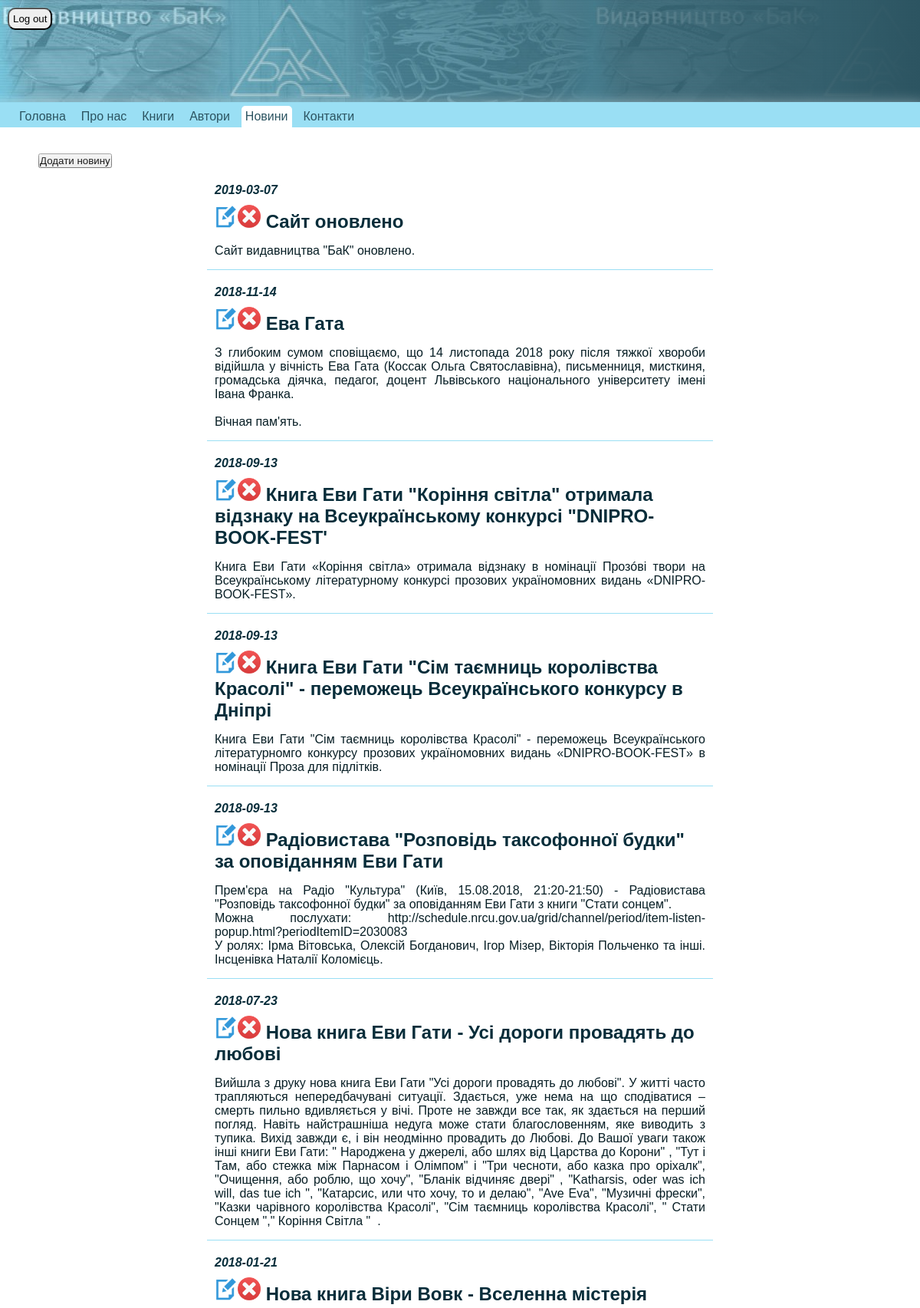
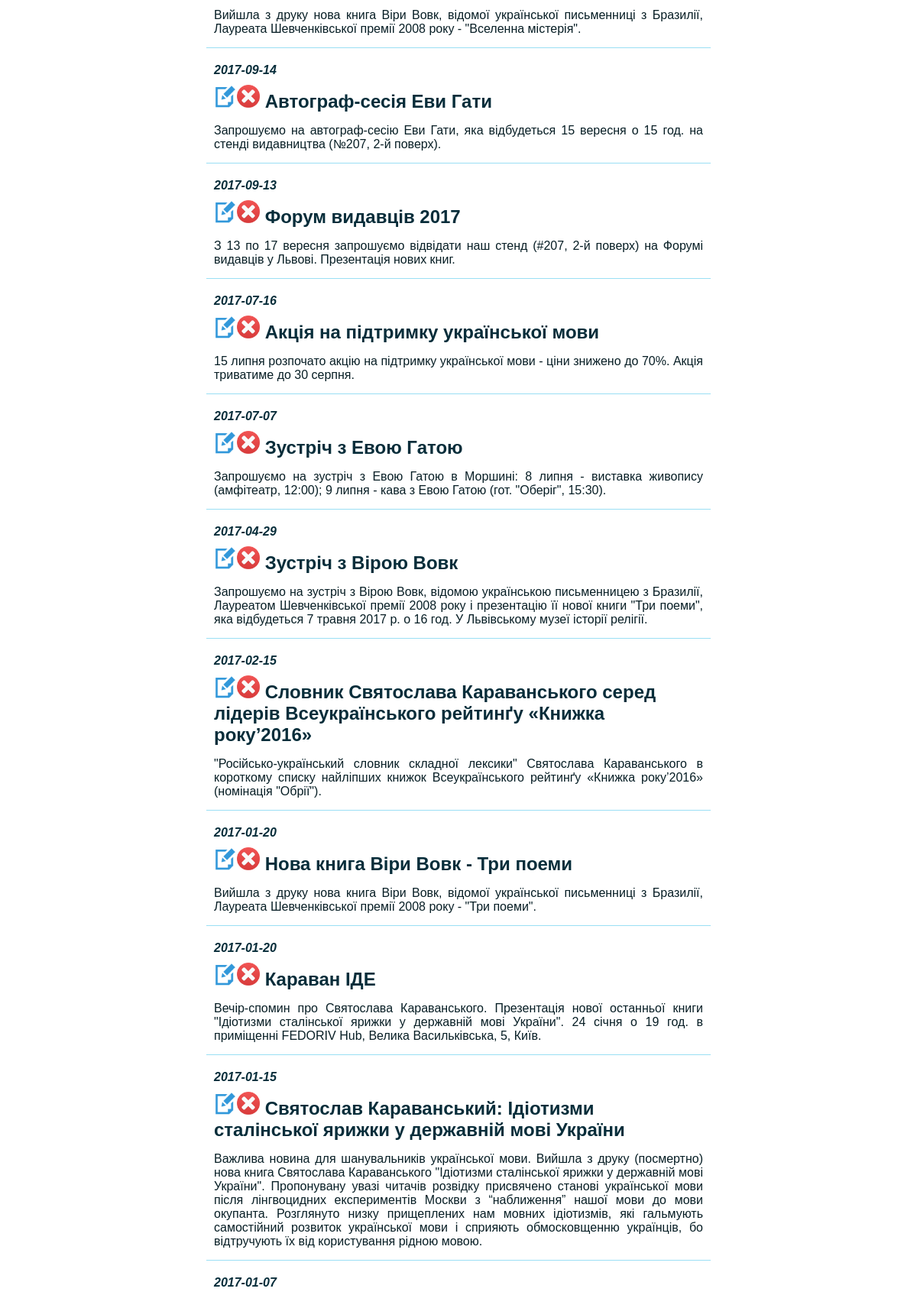
/news/index.php (signed in, upper part), run on the app's committed database (2 pictures, top to bottom).
### tables this page shows
CREATE TABLE `news` (
  `news_id` int(11) unsigned NOT NULL AUTO_INCREMENT,
  `header` varchar(100) DEFAULT '',
  `content` mediumtext,
  `date` date DEFAULT '0000-00-00',
  `hits` int(11) unsigned DEFAULT '0',
  `deleted` tinyint(1) unsigned NOT NULL DEFAULT '0',
  `picture` varchar(50) DEFAULT NULL,
  PRIMARY KEY (`news_id`)
);

### php_ajax/connect.php (called while the page is built, shortened)
<?
    function getLogin() {
        if (isset($_SESSION)) {
            if ($_SESSION['login']) return true;
        }
        return false;
    }
    function getQuery($table, $query = '') {
    return mysql_query("SELECT * FROM {$table} {$query}", $GLOBALS['db']);
    }
?>

### news/index.php (called while the page is built, shortened)
<?
require_once "../template/template.php";
?>

### template/news_view.php (the view, shortened to what this page needs)
<?
    $query = getQuery('news', 'order by date desc');
    $news = array();
    while ($cRecord = mysql_fetch_assoc($query)) {
        $news[] = $cRecord;
    }
    $login = getLogin();
    if ($login) {
        echo "<button type='button' id='news-add'> Додати новину </button><br>";
    };
    foreach($news as $key=>$value) {
            $value[header] = strip_tags($value[header],'<br>');
            $value[date] = strip_tags($value[date],'<br>');
            $value[content] = strip_tags($value[content],'<br>');
            $btns = '';
            if ($login) $btns = "<img class='edit-button' id='news-edit' data-id={$value['news_id']} src='../assets/img/edit-button.png'><img class='edit-button' id='news-del' data-id={$value['news_id']} src='../assets/img/close.png'>";
        echo "
            <div class='news-item'>
            <h2 class='news-header'>
            <span class='news-date'>{$value['date']}</span>
            {$btns}
            {$value['header']}
            </h2>
            <p class='news-content'>{$value['content']}</p>
            </div>
            ";
    }
?>

### assets/styles.css (style rules this page uses)
* { margin: 0; padding: 0; -webkit-box-sizing: border-box; box-sizing: border-box; }
.bak-project { font-family: sans-serif; padding: 0 0px; }
.bak-project .edit-button { width: 30px; cursor: pointer; }
.bak-project main b, .bak-project main h1, .bak-project main h2, .bak-project main h3, .bak-project main h4, .bak-project main h5, .bak-project main h6 { color: #072d3a; }
.bak-project main h1, .bak-project main h2, .bak-project main h3, .bak-project main h4, .bak-project main h5, .bak-project main h6 { padding: 5px 0; }
.bak-project main .news-item { opacity: 0; }
.bak-project main .news-header { width: 60%; margin: auto; font-size: 1.5rem; margin-top: 20px; padding: 0 10px; }
.bak-project main .news-date { display: block; font-style: italic; font-size: 1rem; margin-bottom: 10px; }
.bak-project main .news-content { width: 60%; position: relative; margin: 15px auto; padding: 0 10px 15px; text-align: justify; font-size: 1rem; border-bottom: 1px solid #9adff4; }

### data on the page
news: date "2019-03-07", header "Сайт оновлено", content "Сайт видавництва \"БаК\" оновлено."
news: date "2018-11-14", header "Ева Гата", content "З глибоким сумом сповіщаємо, що 14 листопада 2018 року після тяжкої хвороби відійшла у вічність Ева Гата (Коссак Ольга Святославівна), письменниця, мисткиня, громадська діячка, педагог, доцент Львівського національного університету імені Івана Франка. Вічная пам'ять."
news: date "2018-09-13", header "Книга Еви Гати \"Коріння світла\" отримала відзнаку на Всеукраїнському конкурсі \"DNIPRO-BOOK-FEST'", content "Книга Еви Гати «Коріння світла» отримала відзнаку в номінації Прозóві твори на Всеукраїнському літературному конкурсі прозових україномовних видань «DNIPRO-BOOK-FEST»."
news: date "2018-09-13", header "Книга Еви Гати \"Сім таємниць королівства Красолі\" - переможець Всеукраїнського конкурсу в Дніпрі", content "Книга Еви Гати \"Сім таємниць королівства Красолі\" - переможець Всеукраїнського літературномго конкурсу прозових україномовних видань «DNIPRO-BOOK-FEST» в номінації Проза для підлітків."
news: date "2018-09-13", header "Радіовистава \"Розповідь таксофонної будки\" за оповіданням Еви Гати", content "Прем'єра на Радіо \"Культура\" (Київ, 15.08.2018, 21:20-21:50) - Радіовистава \"Розповідь таксофонної будки\" за оповіданням Еви Гати з книги \"Стати сонцем\". Можна послухати: http://schedule.nrcu.gov.ua/grid/channel/period/item-listen-popup.html?periodItemID=2030083 У ролях: Ірма Вітовська, Олексій Богданович, Ігор Мізер, Вікторія Польченко та інші. Інсценівка Наталії Коломієць."
news: date "2018-07-23", header "Нова книга Еви Гати - Усі дороги провадять до любові", content "Вийшла з друку нова книга Еви Гати \"Усі дороги провадять до любові\". У житті часто трапляються непередбачувані ситуації. Здається, уже нема на що сподіватися – смерть пильно вдивляється у вічі. Проте не завжди все так, як здається на перший погляд. Навіть найстрашніша недуга може стати благословенням, яке виводить з тупика. Вихід завжди є, і він неодмінно провадить до Любові. До Вашої уваги також інші книги Еви Гати: \" Народжена у джерелі, або шлях від Царства до Корони\" , \"Тут і Там, або стежка між Парнасом і Олімпом\" і \"Три чесноти, або казка про оріхалк\", \"Очищення, або роблю, що хочу\", \"Бланік відчиняє двері\" , \"Katharsis, oder was ich will, das tue ich \", \"Катарсис, или что хочу, то и…"
news: date "2018-01-21", header "Нова книга Віри Вовк - Вселенна містерія", content "Вийшла з друку нова книга Віри Вовк, відомої української письменниці з Бразилії, Лауреата Шевченківської премії 2008 року - \"Вселенна містерія\"."
news: date "2017-09-14", header "Автограф-сесія Еви Гати", content "Запрошуємо на автограф-сесію Еви Гати, яка відбудеться 15 вересня о 15 год. на стенді видавництва (№207, 2-й поверх)."
news: date "2017-09-13", header "Форум видавців 2017", content "З 13 по 17 вересня запрошуємо відвідати наш стенд (#207, 2-й поверх) на Форумі видавців у Львові. Презентація нових книг."
news: date "2017-07-16", header "Акція на підтримку української мови", content "15 липня розпочато акцію на підтримку української мови - ціни знижено до 70%. Акція триватиме до 30 серпня."
news: date "2017-07-07", header "Зустріч з Евою Гатою", content "Запрошуємо на зустріч з Евою Гатою в Моршині: 8 липня - виставка живопису (амфітеатр, 12:00); 9 липня - кава з Евою Гатою (гот. \"Оберіг\", 15:30)."
news: date "2017-04-29", header "Зустріч з Вірою Вовк", content "Запрошуємо на зустріч з Вірою Вовк, відомою українською письменницею з Бразилії, Лауреатом Шевченківської премії 2008 року і презентацію її нової книги \"Три поеми\", яка відбудеться 7 травня 2017 р. о 16 год. У Львівському музеї історії релігії."
news: date "2017-02-15", header "Словник Святослава Караванського серед лідерів Всеукраїнського рейтинґу «Книжка року’2016»", content "\"Російсько-український словник складної лексики\" Святослава Караванського в короткому списку найліпших книжок Всеукраїнського рейтинґу «Книжка року’2016» (номінація \"Обрії\")."
news: date "2017-01-20", header "Нова книга Віри Вовк - Три поеми", content "Вийшла з друку нова книга Віри Вовк, відомої української письменниці з Бразилії, Лауреата Шевченківської премії 2008 року - \"Три поеми\"."
news: date "2017-01-20", header "Караван ІДЕ", content "Вечір-спомин про Святослава Караванського. Презентація нової останньої книги \"Ідіотизми сталінської ярижки у державній мові України\". 24 січня о 19 год. в приміщенні FEDORIV Hub, Велика Васильківська, 5, Київ."
news: date "2017-01-15", header "Святослав Караванський: Ідіотизми сталінської ярижки у державній мові України", content "Важлива новина для шанувальників української мови. Вийшла з друку (посмертно) нова книга Святослава Караванського \"Ідіотизми сталінської ярижки у державній мові України\". Пропонувану увазі читачів розвідку присвячено станові української мови після лінгвоцидних експериментів Москви з “наближення” нашої мови до мови окупанта. Розглянуто низку прищеплених нам мовних ідіотизмів, які гальмують самостійний розвиток української мови і сприяють обмосковщенню українців, бо відтручують їх від користування рідною мовою."
news: date "2017-01-07"

### other printed values
$value['name'] "Головна"
$value['name'] "Про нас"
$value['name'] "Книги"
$value['name'] "Автори"
$value['name'] "Новини"
$value['name'] "Контакти"
